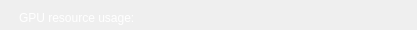
<?xml version="1.0" encoding="UTF-8"?>
<ui version="4.0">
 <class>RgResourceUsageView</class>
 <widget class="QWidget" name="rgResourceUsageView">
  <property name="geometry">
   <rect>
    <x>0</x>
    <y>0</y>
    <width>417</width>
    <height>30</height>
   </rect>
  </property>
  <property name="sizePolicy">
   <sizepolicy hsizetype="Preferred" vsizetype="Preferred">
    <horstretch>0</horstretch>
    <verstretch>0</verstretch>
   </sizepolicy>
  </property>
  <property name="maximumSize">
   <size>
    <width>16777215</width>
    <height>40</height>
   </size>
  </property>
  <property name="windowTitle">
   <string>Form</string>
  </property>
  <layout class="QVBoxLayout" name="verticalLayout" stretch="0">
   <property name="spacing">
    <number>0</number>
   </property>
   <property name="leftMargin">
    <number>0</number>
   </property>
   <property name="topMargin">
    <number>0</number>
   </property>
   <property name="rightMargin">
    <number>0</number>
   </property>
   <property name="bottomMargin">
    <number>0</number>
   </property>
   <item>
    <layout class="QHBoxLayout" name="horizontalLayout">
     <property name="spacing">
      <number>0</number>
     </property>
     <property name="leftMargin">
      <number>0</number>
     </property>
     <item>
      <widget class="QFrame" name="viewTitlebar">
       <property name="minimumSize">
        <size>
         <width>40</width>
         <height>28</height>
        </size>
       </property>
       <property name="maximumSize">
        <size>
         <width>16777215</width>
         <height>28</height>
        </size>
       </property>
       <property name="styleSheet">
        <string notr="true">border: none;</string>
       </property>
       <layout class="QHBoxLayout" name="horizontalLayout_2">
        <property name="spacing">
         <number>6</number>
        </property>
        <property name="leftMargin">
         <number>6</number>
        </property>
        <property name="topMargin">
         <number>5</number>
        </property>
        <property name="rightMargin">
         <number>6</number>
        </property>
        <property name="bottomMargin">
         <number>0</number>
        </property>
        <item>
         <widget class="QLabel" name="warningLabel">
          <property name="maximumSize">
           <size>
            <width>16</width>
            <height>16</height>
           </size>
          </property>
          <property name="text">
           <string/>
          </property>
          <property name="pixmap">
           <pixmap resource="../resources/radeon_gpu_analyzer_gui.qrc">:/icons/correlation_warning_icon.svg</pixmap>
          </property>
          <property name="scaledContents">
           <bool>true</bool>
          </property>
         </widget>
        </item>
        <item>
         <widget class="QLabel" name="resourceUsageHeaderLabel">
          <property name="styleSheet">
           <string notr="true">color: rgb(255, 255, 255);</string>
          </property>
          <property name="text">
           <string>GPU resource usage: </string>
          </property>
         </widget>
        </item>
        <item>
         <spacer name="horizontalSpacer">
          <property name="orientation">
           <enum>Qt::Horizontal</enum>
          </property>
          <property name="sizeHint" stdset="0">
           <size>
            <width>40</width>
            <height>20</height>
           </size>
          </property>
         </spacer>
        </item>
       </layout>
      </widget>
     </item>
    </layout>
   </item>
  </layout>
 </widget>
 <resources/>
 <connections/>
</ui>
